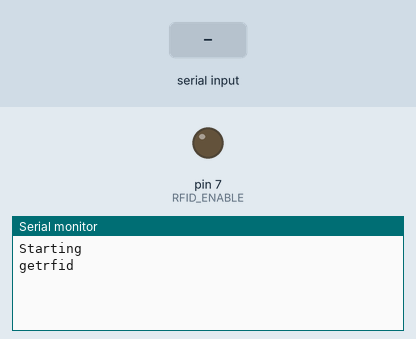
Simulated run of this sketch. Board: Arduino Uno, built with avr-gcc and run on an emulated ATmega328P. Shown: output pins drawn as LEDs (lit = HIGH), the last lines printed to the serial monitor. The test bench sets the inputs (shaded band).

Above: at 1.2 s.
1.3 s: "1" received over the second serial link
At 1.51 s:
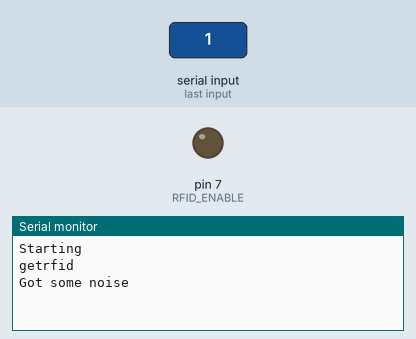
At 2.5 s:
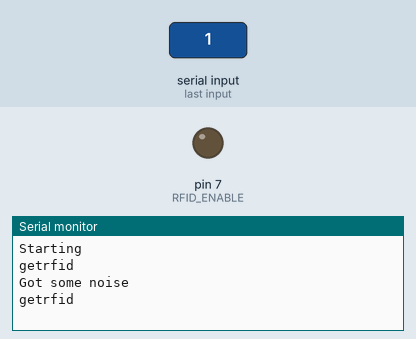

Measured:
- after the input at 1.3 s, the serial monitor: prints a new line after 0.21 s (image 1)

The sketch:

RFIDexample_softwareserial.ino
```cpp
/**
 * author Benjamin Eckel
 * date 10-17-2009
 * from http://www.gumbolabs.org/2009/10/17/parallax-rfid-reader-arduino/
 *
 */
#include <SoftwareSerial.h>
#define RFID_ENABLE 7   //to RFID ENABLE
#define CODE_LEN 10      //Max length of RFID tag
#define VALIDATE_TAG 1  //should we validate tag?
#define VALIDATE_LENGTH  200 //maximum reads b/w tag read and validate
#define ITERATION_LENGTH 2000 //time, in ms, given to the user to move hand away
#define START_BYTE 0x0A
#define STOP_BYTE 0x0D
/* RFID pins. */
#define RF_RX_PIN 8
#define RF_TX_PIN 9

char tag[CODE_LEN];
SoftwareSerial rfid_serial = SoftwareSerial(RF_RX_PIN, RF_TX_PIN);

void setup() {
  Serial.begin(9600);
  Serial.println("Starting");
  pinMode(RFID_ENABLE,OUTPUT);
  pinMode(RF_RX_PIN, INPUT);
  pinMode(RF_TX_PIN, OUTPUT);

  rfid_serial.begin(2400);
}

void loop() {
  enableRFID();
  getRFIDTag();
  if(isCodeValid()) {
    disableRFID();
    sendCode();
    delay(ITERATION_LENGTH);
  } else {
    disableRFID();
    Serial.println("Got some noise");
  }
  rfid_serial.flush();
  clearCode();
}

/**
 * Clears out the memory space for the tag to 0s.
 */
void clearCode() {
  for(int i=0; i<CODE_LEN; i++) {
    tag[i] = 0;
  }
}

/**
 * Sends the tag to the computer.
 */
void sendCode() {
    Serial.print("TAG:");
    //Serial.println(tag);
    for(int i=0; i<CODE_LEN; i++) {
      Serial.print(tag[i]);
    }
}

/**************************************************************/
/********************   RFID Functions  ***********************/
/**************************************************************/

void enableRFID() {
   digitalWrite(RFID_ENABLE, LOW);
}

void disableRFID() {
   digitalWrite(RFID_ENABLE, HIGH);
}

/**
 * Blocking function, waits for and gets the RFID tag.
 */
void getRFIDTag() {
  Serial.println("getrfid");
  byte next_byte;
  while(rfid_serial.available() <= 0) {}
  if((next_byte = rfid_serial.read()) == START_BYTE) {
    byte bytesread = 0;
    while(bytesread < CODE_LEN) {
      if(rfid_serial.available() > 0) { //wait for the next byte
          if((next_byte = rfid_serial.read()) == STOP_BYTE) break;
          tag[bytesread++] = next_byte;
      }
    }
  }
}

/**
 * Waits for the next incoming tag to see if it matches
 * the current tag.
 */
boolean isCodeValid() {
  byte next_byte;
  int count = 0;
  while (rfid_serial.available() < 2) {  //there is already a STOP_BYTE in buffer
    delay(1); //probably not a very pure millisecond
    if(count++ > VALIDATE_LENGTH) return false;
  }
  rfid_serial.read(); //throw away extra STOP_BYTE
  if ((next_byte = rfid_serial.read()) == START_BYTE) {
    byte bytes_read = 0;
    while (bytes_read < CODE_LEN) {
      if (rfid_serial.available() > 0) { //wait for the next byte
          if ((next_byte = rfid_serial.read()) == STOP_BYTE) break;
          if (tag[bytes_read++] != next_byte) return false;
      }
    }
  }
  return true;
}
```
